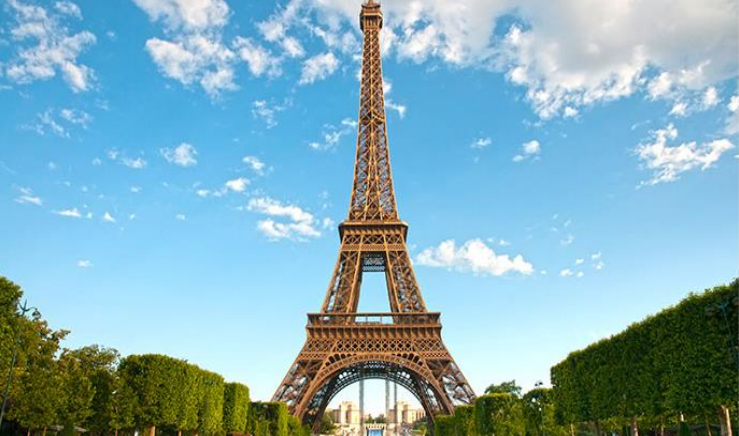
%> input picture codes/Pdi/sem6/Matlab2/torre.png, 739 x 436 px
$ octave Ejercicio10.m   (GNU Octave 9; MATLAB toolbox functions it lacks are replaced by stand-ins)
%> lines starting %> are read from the running program, lines starting %| are printed output that depends on the picture
clear all; close all; clc;
%HUV Matiz-Saturación- Brillo'
x=imread('torre.png');
%> x is the input picture: size 436x739x3 uint8; mean R, G, B 132.4, 173.4, 185.8
figure,imshow(x),title('Imagen RGB Original');

%Convertir para HSV
hsv_x = rgb2hsv(x);
%> hsv_x: size 436x739x3 double; mean H, S, V 0.458, 0.442, 0.78
figure,imshow(hsv_x),title('Imagen version HSV');

%Cambiar el Hue(Matiz-Tonalidad)
tona_h_x = hsv_x(:,:,1)*1.5;
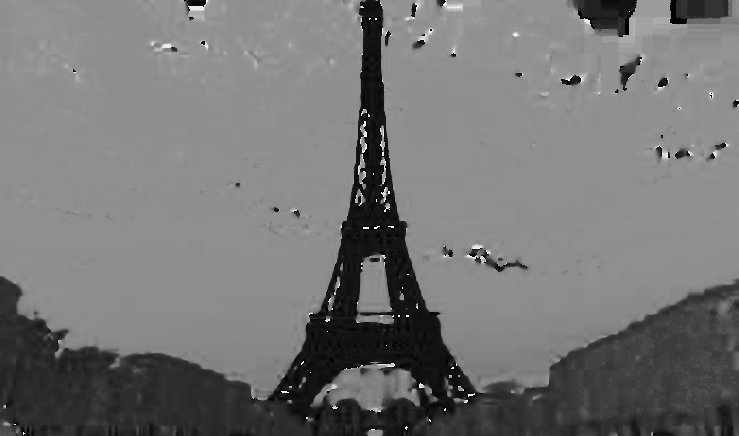
%> tona_h_x: size 436x739 double; min 0, max 1.5, mean 0.687; drawn with min black and max white
nuevo_h_x = mod(tona_h_x,1); %Mantener rango
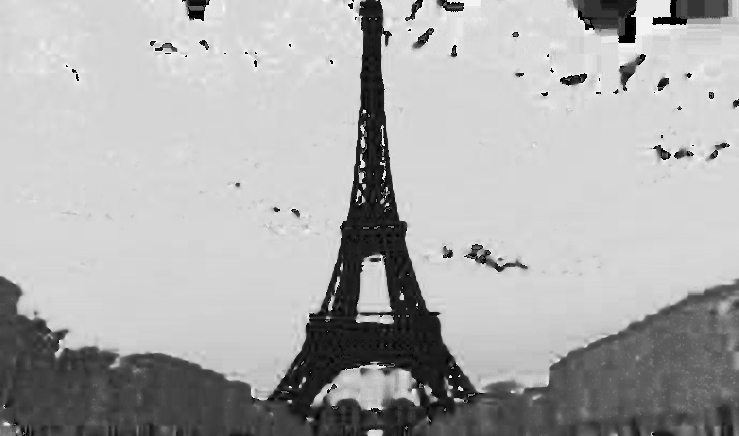
%> nuevo_h_x: size 436x739 double; min 0, max 0.989, mean 0.679
figure,imshow(nuevo_h_x),title('Tonalidad HSV');
%
%Regenerar imagen HSV
nuevo_hsv_x = cat(3,hsv_x(:,:,1),nuevo_h_x,hsv_x(:,:,3));
%> nuevo_hsv_x: size 436x739x3 double; mean H, S, V 0.458, 0.679, 0.78
%
% %Convertir de HSV para RGB
RGB_x = hsv2rgb(nuevo_hsv_x);
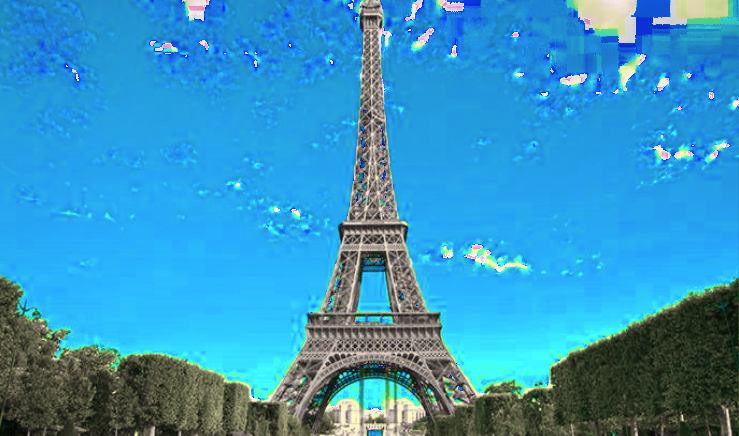
%> RGB_x: size 436x739x3 double; mean R, G, B 0.215, 0.582, 0.755
figure,imshow(RGB_x),title('Imagen RGB');
% % %
%
%
%
%
%


% %Cambiar el Hue(Matiz-Tono)
% h_x = hsv_x(:,:,1);
% h_x_new = mod(h_x*1.5,1);  %Asegurar el rango
%
% %Regenerar imagen HSV
% new_hsv_x = cat(3,h_x_new,hsv_x(:,:,2),hsv_x(:,:,3));
%
% %Convierta HSV de nuevo a RGB
% new_x = hsv2rgb(new_hsv_x);
%
% %Finalmente mostrar imagen de tono modificado
% figure,imshow(new_x);title('Imagen Modificada')

$ run again, with codes/Pdi/sem6/Matlab2/gato.jpg saved as codes/Pdi/sem6/Matlab2/torre.png
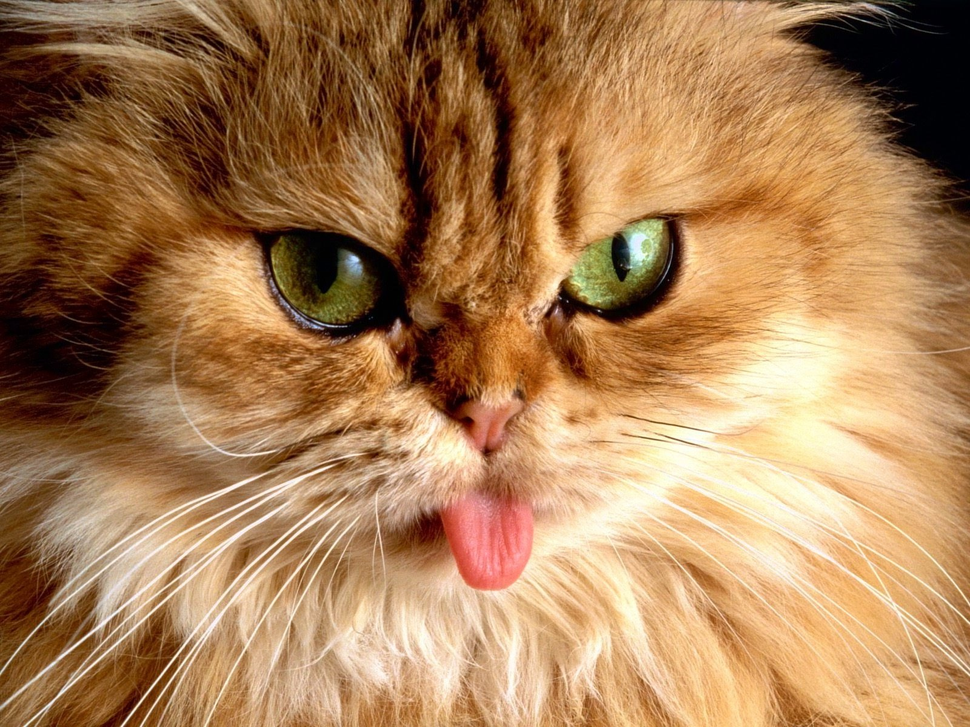
%> input picture codes/Pdi/sem6/Matlab2/gato.jpg, 970 x 727 px, shrunk from 1600 x 1200 before the run
%> x is the input picture: size 727x970x3 uint8; mean R, G, B 169.4, 127.3, 86.2
%> hsv_x: size 727x970x3 double; mean H, S, V 0.109, 0.565, 0.665
%> `nuevo_h_x = mod(tona_h_x,1);`:
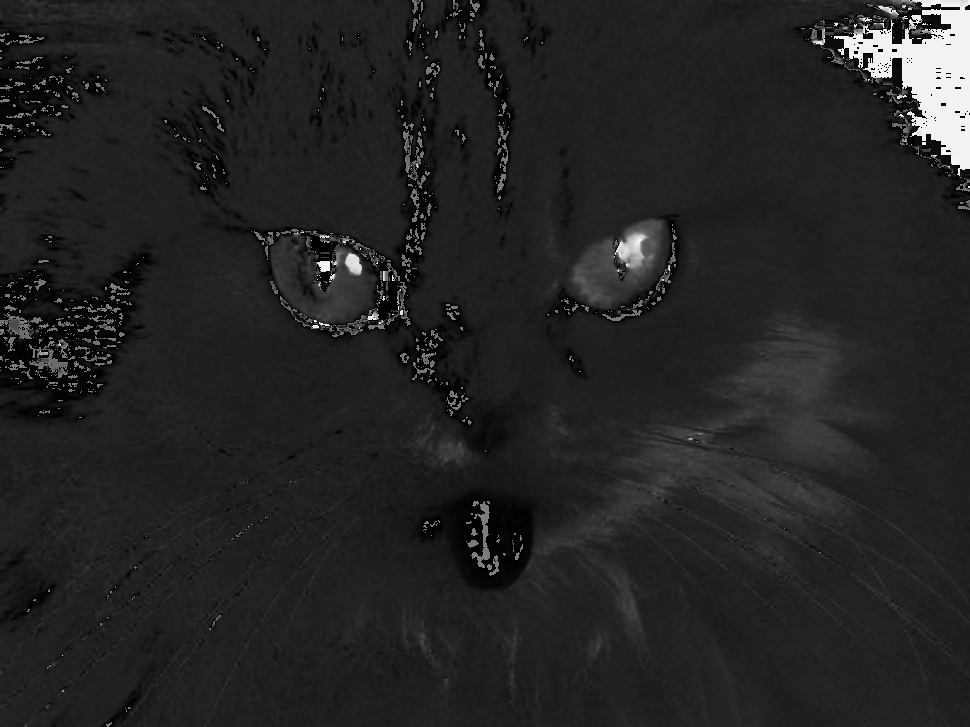
%> nuevo_h_x: size 727x970 double; min 0, max 0.986, mean 0.141
%> nuevo_hsv_x: size 727x970x3 double; mean H, S, V 0.109, 0.141, 0.665
%> `RGB_x = hsv2rgb(nuevo_hsv_x);`:
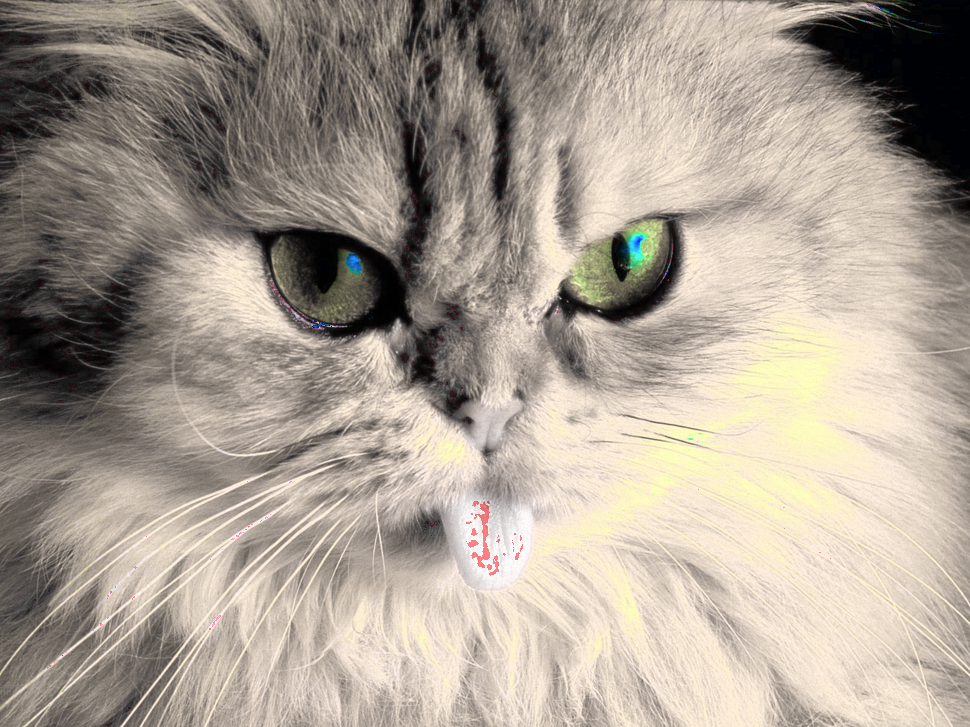
%> RGB_x: size 727x970x3 double; mean R, G, B 0.664, 0.625, 0.578
